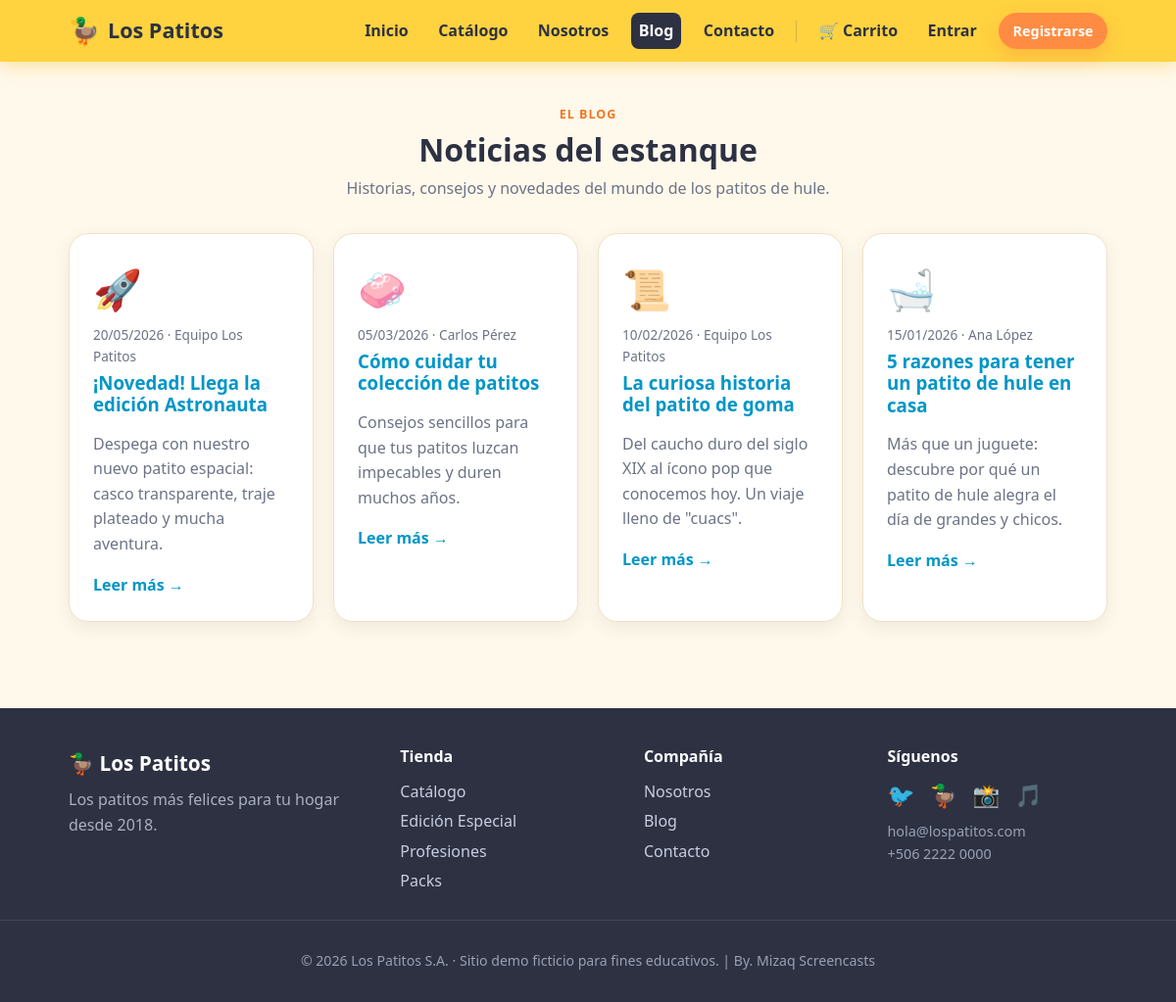
Screenshot of /blog.php with the database file from the repository.
### tables this page shows
CREATE TABLE IF NOT EXISTS articulos (
    id BIGINT UNSIGNED AUTO_INCREMENT PRIMARY KEY,
    titulo VARCHAR(180) NOT NULL,
    slug VARCHAR(180) NOT NULL,
    resumen VARCHAR(300) NULL,
    contenido TEXT NULL,
    autor VARCHAR(120) NOT NULL DEFAULT 'Equipo Los Patitos',
    emoji VARCHAR(16) NOT NULL DEFAULT '📰',
    fecha_publicacion DATE NOT NULL,
    UNIQUE KEY uk_articulos_slug (slug)
);

### config.php (called while the page is built, shortened)
<?php
function db(): PDO
{
    $dsn = sprintf(
        'mysql:host=%s;port=%s;dbname=%s;charset=utf8mb4',
        DB_HOST,
        DB_PORT,
        DB_NAME
    );
    $options = [
        PDO::ATTR_ERRMODE => PDO::ERRMODE_EXCEPTION,
        PDO::ATTR_DEFAULT_FETCH_MODE => PDO::FETCH_ASSOC,
        PDO::ATTR_EMULATE_PREPARES => false,
    ];
    $pdo = new PDO($dsn, DB_USER, DB_PASS, $options);
    return $pdo;
}

### includes/blog.php (called while the page is built, shortened)
<?php
require_once __DIR__ . '/../config.php';
function get_articulos(): array
{
    return db()->query(
        'SELECT id, titulo, slug, resumen, autor, emoji, fecha_publicacion
         FROM articulos
         ORDER BY fecha_publicacion DESC'
    )->fetchAll();
}

### includes/helpers.php (called while the page is built, shortened)
<?php
function e(?string $value): string
{
    return htmlspecialchars((string) $value, ENT_QUOTES, 'UTF-8');
}

### blog.php (the view, shortened to what this page needs)
<?php
require_once __DIR__ . '/config.php';
require_once __DIR__ . '/includes/layout.php';
require_once __DIR__ . '/includes/blog.php';
$articulos = get_articulos();
?>
<section class="section">
    <div class="container">
        <div class="section__head">
            <span class="eyebrow">El blog</span>
            <h2>Noticias del estanque</h2>
            <p>Historias, consejos y novedades del mundo de los patitos de hule.</p>
        </div>
        <?php if ($articulos === []): ?>
            <p class="text-center muted">Aún no hay artículos publicados.</p>
        <?php else: ?>
            <div class="grid grid--3">
                <?php foreach ($articulos as $a): ?>
                    <article class="card">
                        <div style="font-size:2.5rem;"><?= e($a['emoji']) ?></div>
                        <p class="muted" style="font-size:0.85rem;margin:0.3rem 0;">
                            <?= e(date('d/m/Y', strtotime((string) $a['fecha_publicacion']))) ?> · <?= e($a['autor']) ?>
                        </p>
                        <h3 style="margin:0.2rem 0;"><a href="articulo.php?slug=<?= e($a['slug']) ?>"><?= e($a['titulo']) ?></a></h3>
                        <p class="muted"><?= e($a['resumen']) ?></p>
                        <a href="articulo.php?slug=<?= e($a['slug']) ?>">Leer más →</a>
                    </article>
                <?php endforeach; ?>
            </div>
        <?php endif; ?>
    </div>
</section>

### assets/css/styles.css (style rules this page uses)
:root { --duck: #ffd23f; --duck-dark: #f4b400; --water: #00b4d8; --water-dark: #0096c7; --beak: #ff8c42; --beak-dark: #f4761f; --cream: #fff9ec; --card: #ffffff; --border: #f0e3c5; --text: #2d3142; --muted: #6c7385; --success-bg: #e6f8ee; --success-text: #1b7f46; --error-bg: #fdecec; --error-text: #c4321f; --shadow: 0 18px 50px rgba(45, 49, 66, 0.10); --shadow-sm: 0 6px 18px rgba(45, 49, 66, 0.08); --radius: 20px; }
* { box-sizing: border-box; }
html { scroll-behavior: smooth; }
body { margin: 0; font-family: "Segoe UI", "Trebuchet MS", Arial, sans-serif; background: var(--cream); color: var(--text); line-height: 1.6; display: flex; flex-direction: column; min-height: 100vh; }
h1, h2, h3, h4 { line-height: 1.2; color: var(--text); }
a { color: var(--water-dark); text-decoration: none; font-weight: 600; }
.container { width: 100%; max-width: 1100px; margin: 0 auto; padding: 0 1.25rem; }
.section { padding: 2.5rem 0; }
.section__head { text-align: center; max-width: 640px; margin: 0 auto 2rem; }
.section__head h2 { font-size: 2rem; margin: 0 0 0.5rem; }
.section__head p { color: var(--muted); margin: 0; }
.eyebrow { display: inline-block; text-transform: uppercase; letter-spacing: 0.08em; font-size: 0.78rem; font-weight: 800; color: var(--beak-dark); margin-bottom: 0.4rem; }
.grid { display: grid; gap: 1.25rem; }
.grid--3 { grid-template-columns: repeat(auto-fit, minmax(240px, 1fr)); }
.card { background: var(--card); border: 1px solid var(--border); border-radius: var(--radius); box-shadow: var(--shadow-sm); padding: 1.5rem; }
.muted { color: var(--muted); }

### rows the page displays
articulos: emoji "🚀", fecha_publicacion "20/05/2026", autor "Equipo Los Patitos", titulo "¡Novedad! Llega la edición Astronauta", resumen "Despega con nuestro nuevo patito espacial: casco transparente, traje plateado y mucha aventura."
articulos: emoji "🧼", fecha_publicacion "05/03/2026", autor "Carlos Pérez", titulo "Cómo cuidar tu colección de patitos", resumen "Consejos sencillos para que tus patitos luzcan impecables y duren muchos años."
articulos: emoji "📜", fecha_publicacion "10/02/2026", autor "Equipo Los Patitos", titulo "La curiosa historia del patito de goma", resumen "Del caucho duro del siglo XIX al ícono pop que conocemos hoy. Un viaje lleno de \"cuacs\"."
articulos: emoji "🛁", fecha_publicacion "15/01/2026", autor "Ana López", titulo "5 razones para tener un patito de hule en casa", resumen "Más que un juguete: descubre por qué un patito de hule alegra el día de grandes y chicos."

### other values shown
$label "Inicio"
$label "Catálogo"
$label "Nosotros"
$label "Blog"
$label "Contacto"
$year "2026"
